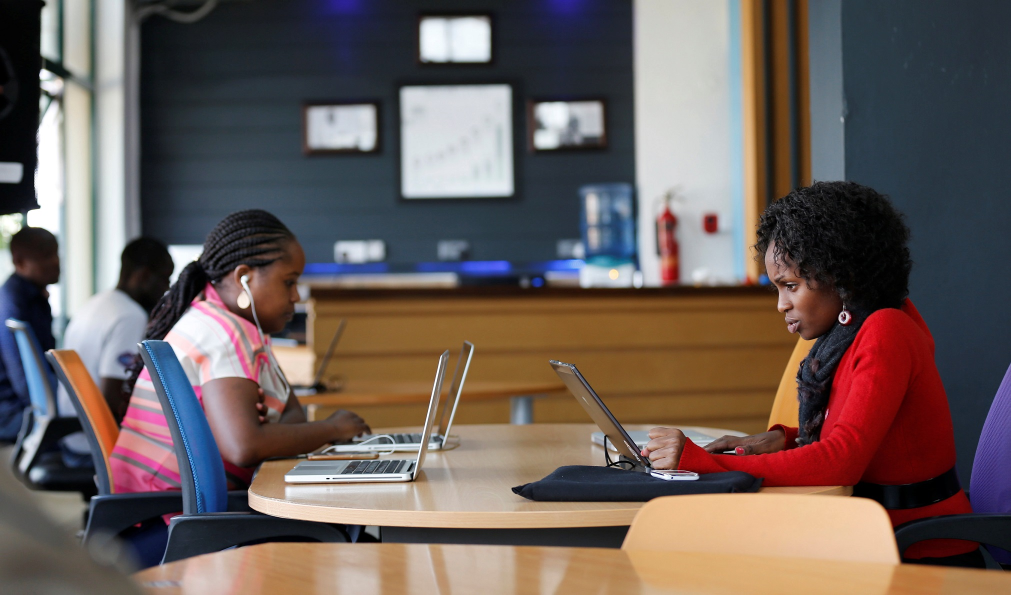
#> input picture scripts/imgcheck/h3-3.jpg, 2022 x 1190 px, found by its file name (shown at 1/2 size)
$ python crop-hero.py
#> lines starting #> are read from the running program, lines starting #| are printed output that depends on the picture
#!/usr/bin/env python3
"""Crop the hero source to EXACTLY the hero frame ratio (~0.844)."""
from PIL import Image
import os

SRC = "/home/z/my-project/scripts/imgcheck/h3-3.jpg"
OUT = "/home/z/my-project/public/images/hero-team-focus.jpg"

im = Image.open(SRC).convert("RGB")
#> im is the input picture: PIL image 2022x1190 RGB; mean R, G, B 107.7, 94.7, 90.9
w, h = im.size  # 2022 x 1190
#> w = 2022; h = 1190
RATIO = 405 / 480  # hero frame w/h at lg
top = 120          # trim ceiling
crop_h = h - top
#> crop_h = 1070
crop_w = round(crop_h * RATIO)  # ~903
#> crop_w = 903
left = 774  # centred on the subject (x ~950-1500)
box = (left, top, left + crop_w, h)
#> box = (774, 120, 1677, 1190)
im2 = im.crop(box)
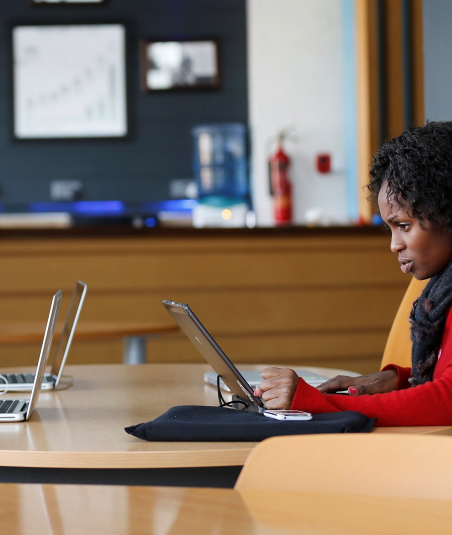
#> im2: PIL image 903x1070 RGB (shown at 1/2 size); mean R, G, B 132.5, 112.9, 97.6
im2 = im2.resize((950, round(im2.size[1] * 950 / im2.size[0])), Image.LANCZOS)
#> im2: PIL image 950x1126 RGB
im2.save(OUT, "JPEG", quality=84, optimize=True, progressive=True)
print(f"cropped {box} ratio={crop_w/(h-top):.3f} -> {im2.size[0]}x{im2.size[1]}, {os.path.getsize(OUT)//1024} KB")
#| cropped (774, 120, 1677, 1190) ratio=0.844 -> 950x1126, 101 KB

$ run again, with scripts/imgcheck/h2-1.jpg copied over scripts/imgcheck/h3-3.jpg
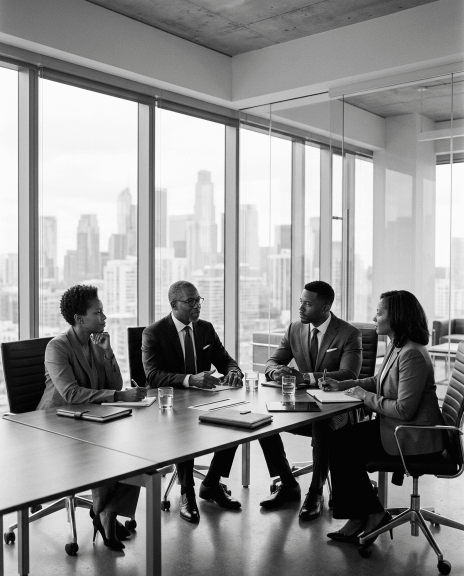
#> input picture scripts/imgcheck/h2-1.jpg, 928 x 1152 px, found by its file name (shown at 1/2 size)
#> im is the input picture: PIL image 928x1152 RGB; mean R, G, B 143.6, 143.5, 143.4
#> `im2 = im.crop(box)`:
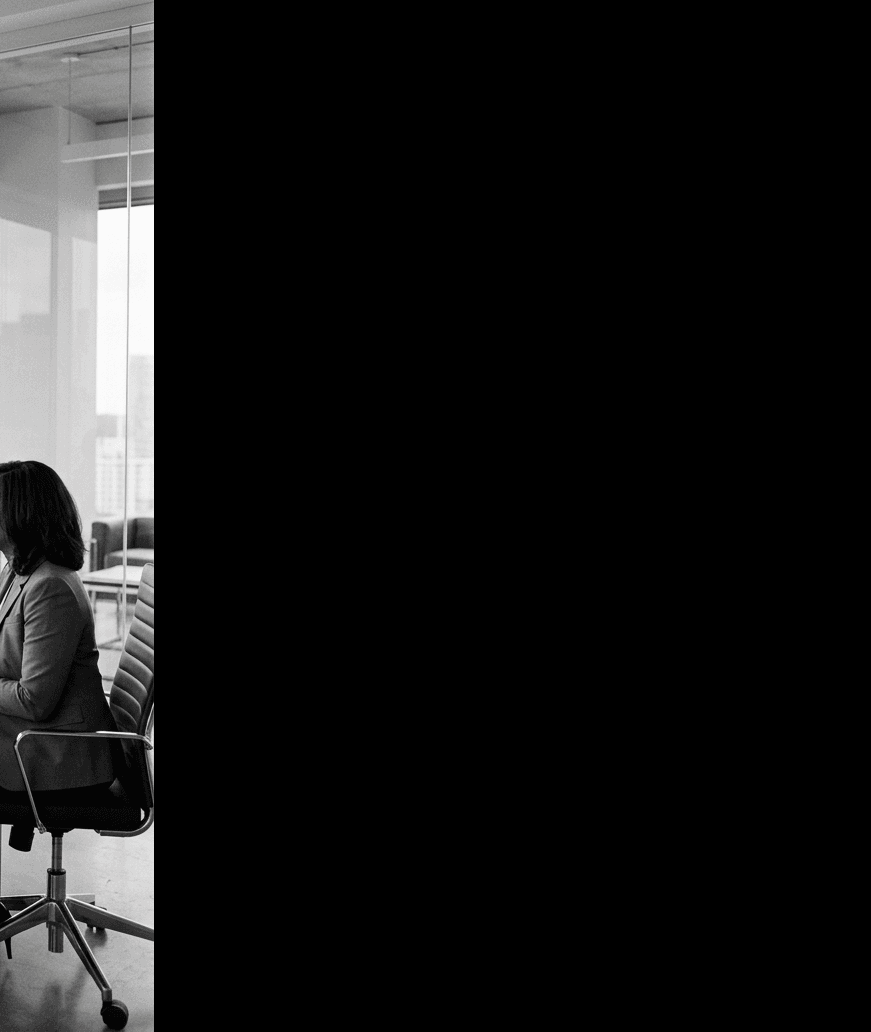
#> im2: PIL image 871x1032 RGB; mean R, G, B 23.6, 23.5, 23.5
#| cropped (774, 120, 1645, 1152) ratio=0.844 -> 950x1126, 37 KB

$ run again, with scripts/imgcheck/h2-2.jpg copied over scripts/imgcheck/h3-3.jpg
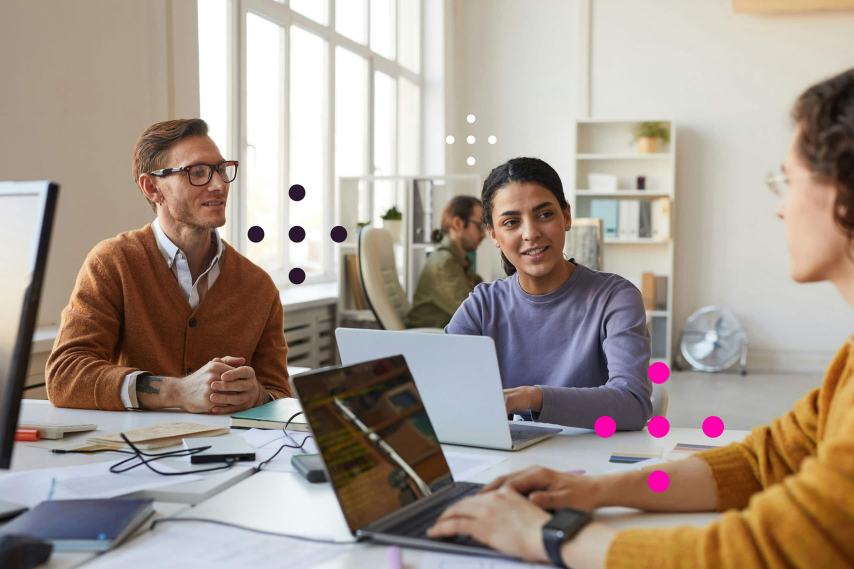
#> input picture scripts/imgcheck/h2-2.jpg, 2560 x 1707 px, found by its file name (shown at 1/3 size)
#> im is the input picture: PIL image 2560x1707 RGB; mean R, G, B 166.2, 153.4, 143
#> `im2 = im.crop(box)`:
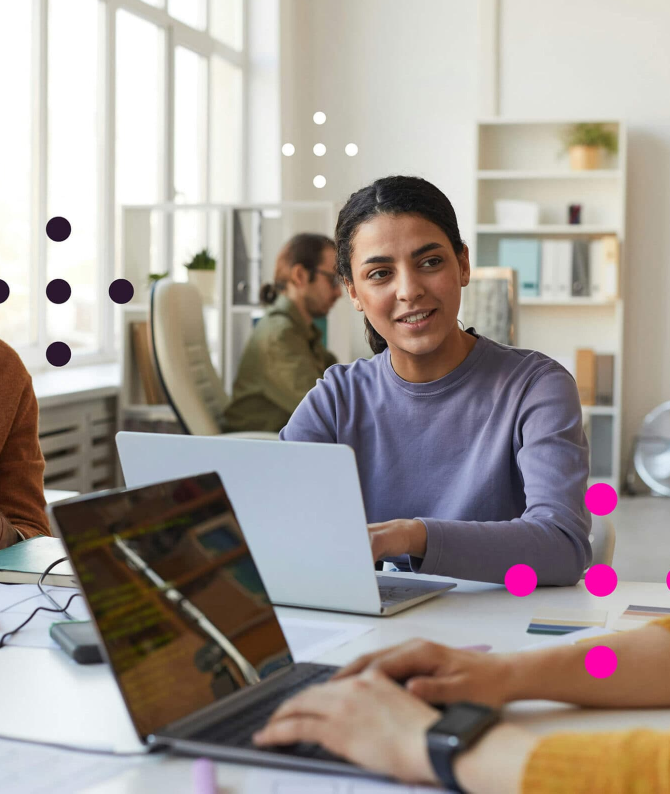
#> im2: PIL image 1339x1587 RGB (shown at 1/2 size); mean R, G, B 163.9, 155.4, 150
#| cropped (774, 120, 2113, 1707) ratio=0.844 -> 950x1126, 109 KB

$ run again, with scripts/imgcheck/h2-3.jpg copied over scripts/imgcheck/h3-3.jpg
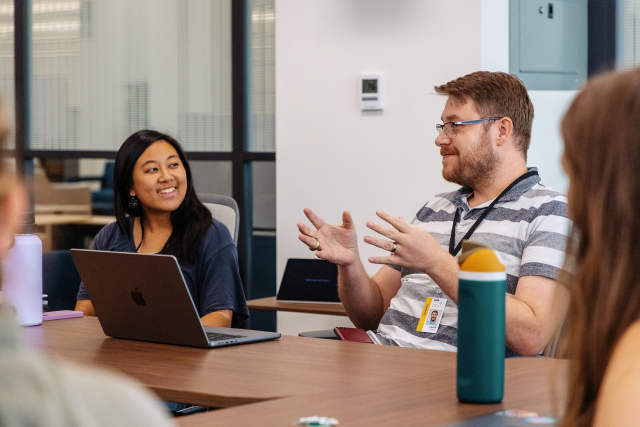
#> input picture scripts/imgcheck/h2-3.jpg, 1280 x 854 px, found by its file name (shown at 1/2 size)
#> im is the input picture: PIL image 1280x854 RGB; mean R, G, B 144.8, 129.7, 121.3
#> `im2 = im.crop(box)`:
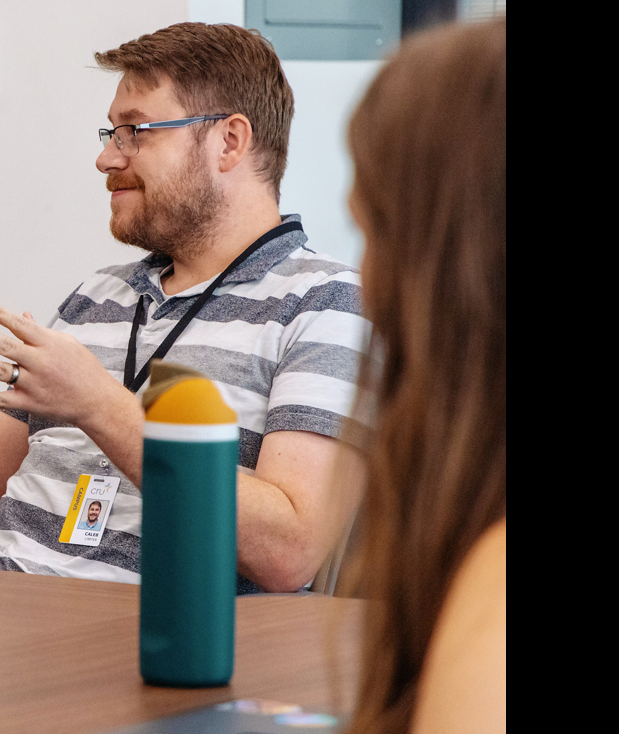
#> im2: PIL image 619x734 RGB; mean R, G, B 117.7, 100.3, 91.2
#| cropped (774, 120, 1393, 854) ratio=0.843 -> 950x1126, 124 KB
